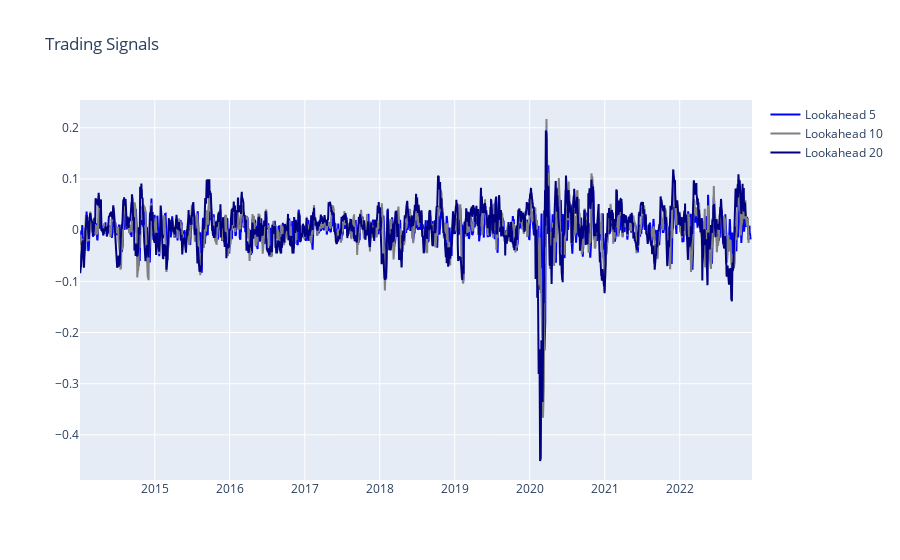

The notebook cell this image was saved under:
### Code cell
price_return_5 = get_return_lookahead(close, lookahead_5)
price_return_10 = get_return_lookahead(close, lookahead_10)
price_return_20 = get_return_lookahead(close, lookahead_20)

def plot_price_return(stock):
    fig = go.Figure()

    # add trace
    fig.add_trace(
        go.Scatter(
            x = price_return_5.index,
            y = price_return_5[stock],
            line = dict(color="blue", width=2),
            name = "Lookahead 5"
            )
        )

    # add trace
    fig.add_trace(
        go.Scatter(
            x = price_return_10.index,
            y = price_return_10[stock],
            line = dict(color="gray", width=2),
            name = "Lookahead 10"
            )
        )

    # add trace
    fig.add_trace(
        go.Scatter(
            x = price_return_20.index,
            y = price_return_20[stock],
            line = dict(color="navy", width=2),
            name = "Lookahead 20"
            )
        )

    # update layout
    fig.update_layout(
        title = "Trading Signals"
        )

    # show figure
    iplot(fig)   

plot_price_return("KO")

### Figure 1 — Plotly figure (JSON) as saved in the notebook; plotly's stock layout.template omitted (floating-point values rounded to 4 significant figures; data arrays with more than 128 entries replaced by an {"elided": "..."} marker saying what was removed)
{"data": [{"line": {"color": "blue", "width": 2}, "name": "Lookahead 5", "type": "scatter", "x": {"elided": "2258 str values"}, "y": {"elided": "2258 float values"}}, {"line": {"color": "gray", "width": 2}, "name": "Lookahead 10", "type": "scatter", "x": {"elided": "2258 str values"}, "y": {"elided": "2258 float values"}}, {"line": {"color": "navy", "width": 2}, "name": "Lookahead 20", "type": "scatter", "x": {"elided": "2258 str values"}, "y": {"elided": "2258 float values"}}], "layout": {"title": {"text": "Trading Signals"}}}
